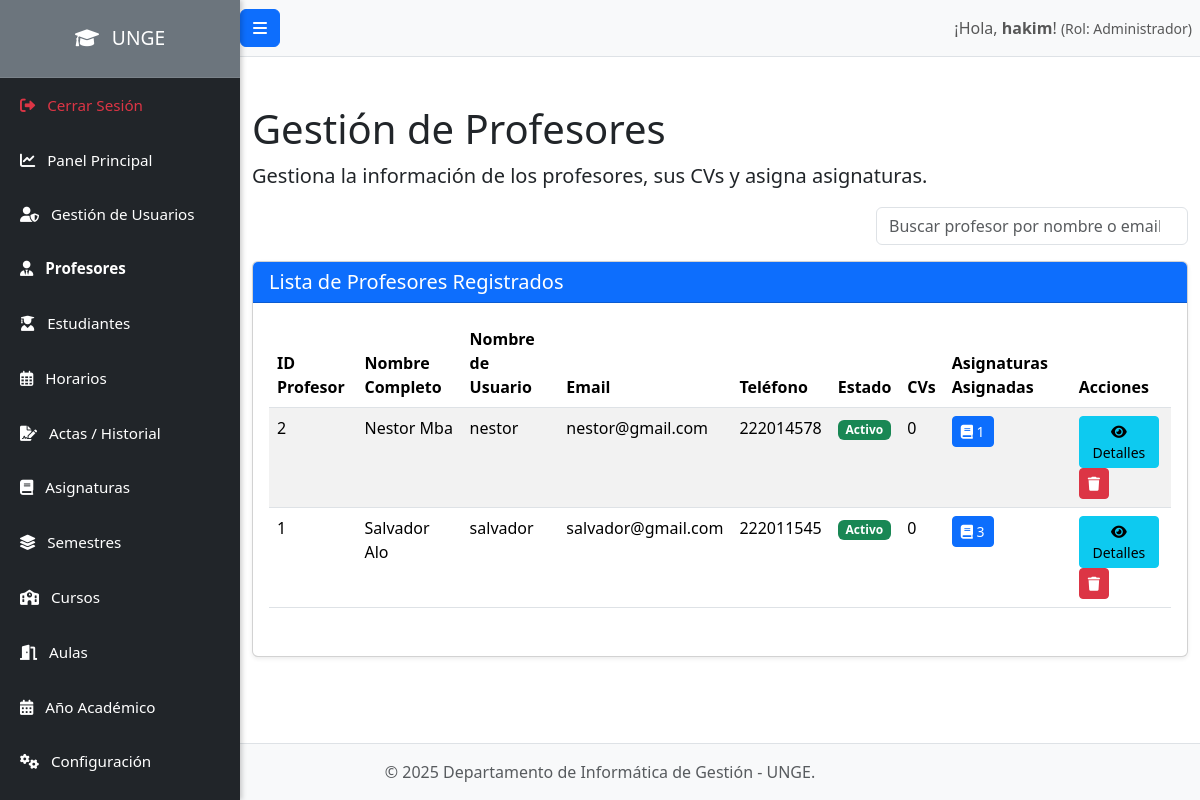
/admin/profesores.php (signed in), run on an earlier commit of the app's database.
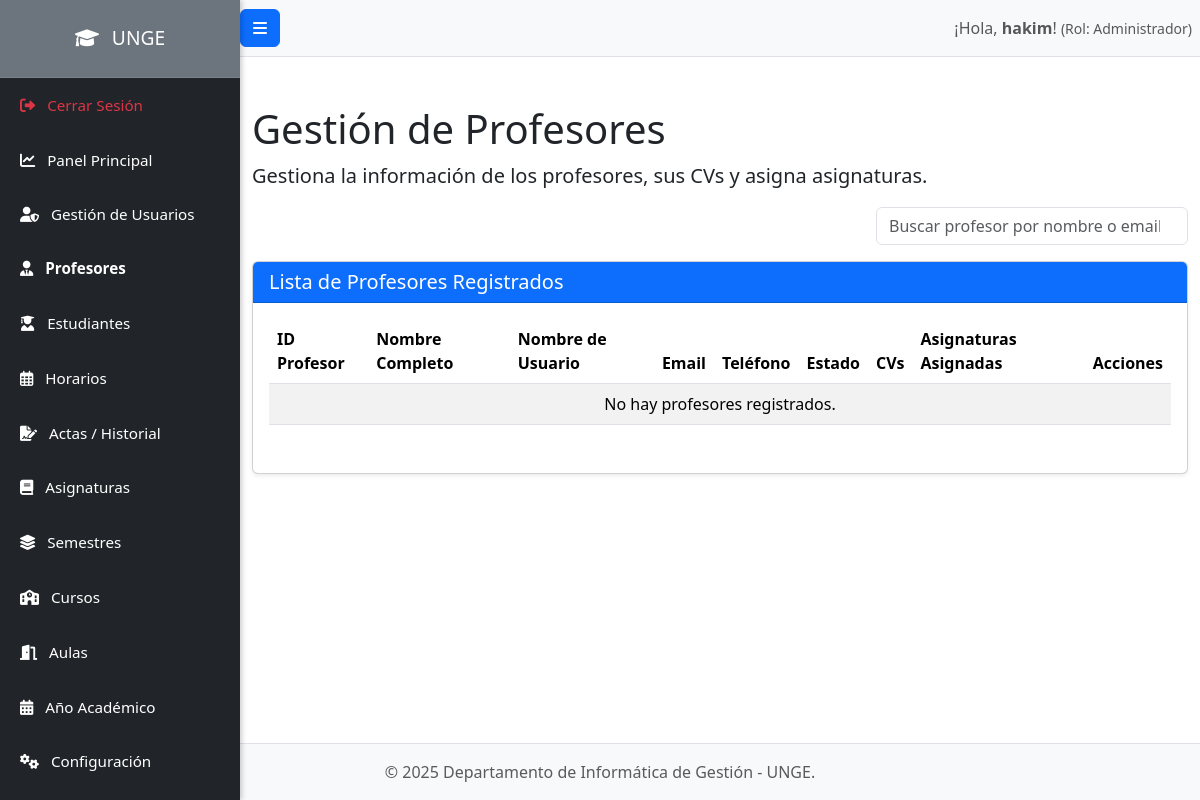
And on a later commit of the database.
### tables this page shows
CREATE TABLE `profesores` (
  `id` int(11) NOT NULL,
  `id_usuario` int(11) NOT NULL,
  `especialidad` varchar(255) DEFAULT NULL,
  `grado_academico` varchar(100) DEFAULT NULL
);

CREATE TABLE `usuarios` (
  `id` int(11) NOT NULL,
  `nombre_usuario` varchar(100) NOT NULL,
  `password_hash` varchar(255) NOT NULL,
  `id_rol` int(11) NOT NULL,
  `nombre_completo` varchar(255) NOT NULL,
  `email` varchar(255) DEFAULT NULL,
  `telefono` varchar(50) DEFAULT NULL,
  `nip` varchar(50) DEFAULT NULL,
  `estado` enum('Activo','Inactivo','Bloqueado') NOT NULL DEFAULT 'Activo',
  `fecha_registro` datetime DEFAULT current_timestamp()
);

### admin/profesores.php (the view, shortened to what this page needs)
<?php
require_once '../config/database.php';
include_once '../includes/header.php';
try {
    $stmt_profesores = $pdo->query("
        SELECT
            u.id AS user_id,        -- ID de la tabla usuarios
            u.nombre_usuario,
            u.nombre_completo,
            u.email,
            u.telefono,
            u.estado,
            p.id AS profesor_id,    -- ID de la tabla profesores (¡Importante para las acciones de eliminar/detalles!)
            p.especialidad,
            p.grado_academico,
            (SELECT COUNT(*) FROM cvs_profesores WHERE id_profesor = p.id) AS total_cvs, -- Conteo de CVs usando p.id
            (SELECT COUNT(*) FROM profesores_asignaturas_asignadas WHERE id_profesor = p.id) AS total_asignaturas_asignadas
        FROM usuarios u
        JOIN roles r ON u.id_rol = r.id
        JOIN profesores p ON u.id = p.id_usuario
        WHERE r.nombre_rol = 'Profesor'
        ORDER BY u.nombre_completo ASC
    ");
    $profesores = $stmt_profesores->fetchAll(PDO::FETCH_ASSOC);
} catch (PDOException $e) {
    set_flash_message('danger', 'Error al cargar la lista de profesores: ' . $e->getMessage());
    $profesores = [];
    error_log("Error al cargar lista de profesores: " . $e->getMessage());
}
?>
<h1 class="mt-4">Gestión de Profesores</h1>
<p class="lead">Gestiona la información de los profesores, sus CVs y asigna asignaturas.</p>
<div class="d-flex justify-content-end mb-3 align-items-center">
    <div class="col-md-4">
        <input type="search" class="form-control" id="searchInput" placeholder="Buscar profesor por nombre o email...">
    </div>
</div>
<div class="card shadow-sm mb-4">
    <div class="card-header bg-primary text-white">
        <h5 class="mb-0">Lista de Profesores Registrados</h5>
    </div>
    <div class="card-body">
        <div class="table-responsive">
            <table class="table table-hover table-striped" id="professorsTable">
                <thead>
                    <tr>
                        <th>ID Profesor</th>
                        <th>Nombre Completo</th>
                        <th>Nombre de Usuario</th>
                        <th>Email</th>
                        <th>Teléfono</th>
                        <th>Estado</th>
                        <th>CVs</th>
                        <th>Asignaturas Asignadas</th> <th>Acciones</th>
                    </tr>
                </thead>
                <tbody>
                    <?php if (count($profesores) > 0): ?>
                        <?php foreach ($profesores as $profesor): ?>
                            <tr data-profesor_id="<?php echo htmlspecialchars($profesor['profesor_id']); ?>">
                                <td><?php echo htmlspecialchars($profesor['profesor_id']); ?></td>
                                <td><?php echo htmlspecialchars($profesor['nombre_completo']); ?></td>
                                <td><?php echo htmlspecialchars($profesor['nombre_usuario']); ?></td>
                                <td><?php echo htmlspecialchars($profesor['email'] ?? 'N/A'); ?></td>
                                <td><?php echo htmlspecialchars($profesor['telefono'] ?? 'N/A'); ?></td>
                                <td>
                                    <span class="badge <?php
                                        echo ($profesor['estado'] == 'Activo' ? 'bg-success' :
                                            ($profesor['estado'] == 'Inactivo' ? 'bg-warning text-dark' : 'bg-danger')); ?>">
                                        <?php echo htmlspecialchars($profesor['estado']); ?>
                                    </span>
                                </td>
                                <td><?php echo htmlspecialchars($profesor['total_cvs']); ?></td>
                                <td>
                                    <button type="button" class="btn btn-primary btn-sm view-assigned-subjects-btn"
                                            title="Ver Asignaturas Asignadas" data-bs-toggle="modal"
                                            data-bs-target="#professorDetailsModal"
                                            data-profesor_id="<?php echo htmlspecialchars($profesor['profesor_id']); ?>"
                                            data-nombre_completo="<?php echo htmlspecialchars($profesor['nombre_completo']); ?>">
                                        <i class="fas fa-book"></i> <?php echo htmlspecialchars($profesor['total_asignaturas_asignadas']); ?>
                                    </button>
                                </td>
                                <td>
                                    <button type="button" class="btn btn-info btn-sm view-details-btn me-1"
                                            title="Ver Detalles y Gestionar" data-bs-toggle="modal"
                                            data-bs-target="#professorDetailsModal"
                                            data-profesor_id="<?php echo htmlspecialchars($profesor['profesor_id']); ?>"
                                            data-nombre_completo="<?php echo htmlspecialchars($profesor['nombre_completo']); ?>">
                                        <i class="fas fa-eye"></i> Detalles
                                    </button>
                                    <a href="professors.php?action=delete&id=<?php echo htmlspecialchars($profesor['profesor_id']); ?>"
                                        class="btn btn-danger btn-sm delete-btn" title="Eliminar Profesor"
                                        onclick="return confirm('¿Estás seguro de que quieres eliminar a este profesor y todos sus datos asociados (CVs, sugerencias, asignaturas asignadas)? Esta acción es irreversible y solo se permitirá si no tiene horarios asignados.');">
                                        <i class="fas fa-trash"></i>
                                    </a>
                                </td>
                            </tr>
                        <?php endforeach; ?>
                    <?php else: ?>
                        <tr>
                            <td colspan="9" class="text-center">No hay profesores registrados.</td>
                        </tr>
                    <?php endif; ?>
                </tbody>
            </table>
        </div>
    </div>
</div>
<?php include_once '../includes/footer.php'; ?>
<div class="toast-container position-fixed bottom-0 end-0 p-3" style="z-index: 1100;"></div>

### includes/header.php (shortened to what this page needs)
<!DOCTYPE html>
<html lang="es">
<head>
    <link rel="stylesheet" href="https://cdnjs.cloudflare.com/ajax/libs/font-awesome/6.0.0-beta3/css/all.min.css">
    <link href="../public/css/style.css" rel="stylesheet">
<link href="https://cdn.jsdelivr.net/npm/bootstrap@5.3.3/dist/css/bootstrap.min.css" rel="stylesheet">
<link href="https://cdn.jsdelivr.net/npm/bootstrap-icons@1.11.3/font/bootstrap-icons.css" rel="stylesheet">
</head>
<body>
    <div class="d-flex" id="wrapper">
        <div class="bg-dark border-right" id="sidebar-wrapper">
            <div class="sidebar-heading text-white bg-secondary py-4">
                <i class="fas fa-graduation-cap me-2"></i> UNGE
            </div>
            <div class="list-group list-group-flush">
                <?php
                $current_page = basename($_SERVER['PHP_SELF']);
                $current_folder = basename(dirname($_SERVER['PHP_SELF']));
                ?>
<a href="#" class="list-group-item list-group-item-action bg-dark text-danger" data-bs-toggle="modal" data-bs-target="#logoutConfirmModal">
    <i class="fas fa-sign-out-alt me-2"></i> Cerrar Sesión
</a>
                <?php if (isset($_SESSION['user_role'])): ?>
                    <?php if ($_SESSION['user_role'] === 'Administrador'): ?>
                        <a href="../admin/index.php" class="list-group-item list-group-item-action bg-dark text-white <?= ($current_page == 'index.php' && $current_folder == 'admin') ? 'active' : ''; ?>">
    <i class="fas fa-chart-line me-2"></i> Panel Principal
</a>
<a href="../admin/usuarios.php" class="list-group-item list-group-item-action bg-dark text-white <?= ($current_page == 'usuarios.php') ? 'active' : ''; ?>">
    <i class="fas fa-user-shield me-2"></i> Gestión de Usuarios
</a>
<a href="../admin/profesores.php" class="list-group-item list-group-item-action bg-dark text-white <?= ($current_page == 'profesores.php') ? 'active' : ''; ?>">
    <i class="fas fa-user-tie me-2"></i> Profesores
</a>
<a href="../admin/estudiantes.php" class="list-group-item list-group-item-action bg-dark text-white <?= ($current_page == 'estudiantes.php') ? 'active' : ''; ?>">
    <i class="fas fa-user-graduate me-2"></i> Estudiantes
</a>
<a href="../admin/horarios.php" class="list-group-item list-group-item-action bg-dark text-white <?= ($current_page == 'horarios.php') ? 'active' : ''; ?>">
    <i class="far fa-calendar-alt me-2"></i> Horarios
</a>
<a href="../admin/actas.php" class="list-group-item list-group-item-action bg-dark text-white <?= ($current_page == 'actas.php') ? 'active' : ''; ?>">
    <i class="fas fa-file-signature me-2"></i> Actas / Historial
</a>
<a href="../admin/asignaturas.php" class="list-group-item list-group-item-action bg-dark text-white <?= ($current_page == 'asignaturas.php') ? 'active' : ''; ?>">
    <i class="fas fa-book me-2"></i> Asignaturas
</a>
<a href="../admin/semestres.php" class="list-group-item list-group-item-action bg-dark text-white <?= ($current_page == 'semestres.php') ? 'active' : ''; ?>">
    <i class="fas fa-layer-group me-2"></i> Semestres
</a>
<a href="../admin/cursos.php" class="list-group-item list-group-item-action bg-dark text-white <?= ($current_page == 'cursos.php') ? 'active' : ''; ?>">
    <i class="fas fa-school me-2"></i> Cursos
</a>
<a href="../admin/aulas.php" class="list-group-item list-group-item-action bg-dark text-white <?= ($current_page == 'aulas.php') ? 'active' : ''; ?>">
    <i class="fas fa-door-open me-2"></i> Aulas
</a>
<a href="../admin/anios_academicos.php" class="list-group-item list-group-item-action bg-dark text-white <?= ($current_page == 'anios_academicos.php') ? 'active' : ''; ?>">
    <i class="fas fa-calendar-alt me-2"></i> Año Académico
</a>
<a href="../admin/configuracion.php" class="list-group-item list-group-item-action bg-dark text-white <?= ($current_page == 'configuracion.php') ? 'active' : ''; ?>">
    <i class="fas fa-cogs me-2"></i> Configuración
</a>
                    <?php endif; ?>
                <?php endif; ?>
            </div>
        </div>
        <div id="page-content-wrapper">
            <nav class="navbar navbar-expand-lg navbar-light bg-light border-bottom">
                <button class="btn btn-primary" id="menu-toggle"><i class="fas fa-bars"></i></button>
                <div class="collapse navbar-collapse" id="navbarSupportedContent">
                    <ul class="navbar-nav ms-auto mt-2 mt-lg-0">
                        <li class="nav-item active">
                            <span class="nav-link">
                                ¡Hola, <strong><?php echo htmlspecialchars($_SESSION['username'] ?? 'Invitado'); ?></strong>!
                                <small>(Rol: <?php echo htmlspecialchars($_SESSION['user_role'] ?? 'N/A'); ?>)</small>
                            </span>
                        </li>
                    </ul>
                </div>
            </nav>
            <div class="container-fluid py-4">

### includes/footer.php (shortened to what this page needs)
</div>
</div>
</div>
<footer class="footer mt-auto py-3 bg-light border-top">
    <div class="container text-center">
        <span class="text-muted">© <?php echo date('Y'); ?> Departamento de Informática de Gestión - UNGE.</span>
    </div>
</footer>
</body>
</html>

### public/css/style.css (style rules this page uses)
body { overflow-x: hidden; }
#wrapper { display: flex; }
#sidebar-wrapper { min-height: 100vh; margin-left: -15rem; transition: margin .25s ease-out; width: 15rem; position: fixed; z-index: 1000; top: 0; left: 0; box-shadow: 2px 0 5px rgba(0,0,0,0.2); }
#sidebar-wrapper .sidebar-heading { padding: 0.875rem 1.25rem; font-size: 1.2rem; color: #fff; text-align: center; border-bottom: 1px solid rgba(255, 255, 255, 0.1); }
#sidebar-wrapper .list-group { width: 15rem; }
#sidebar-wrapper .list-group-item { border: none; padding: 1rem 1.25rem; font-size: 0.95rem; color: #f8f9fa; }
#sidebar-wrapper .list-group-item.active { background-color: #007bff; color: #fff; font-weight: bold; border-radius: 0; }
#sidebar-wrapper .list-group-item.active i { color: #fff; }
#page-content-wrapper { min-width: 100vw; margin-left: 0; padding-left: 15rem; transition: margin .25s ease-out, padding-left .25s ease-out; }
@media (min-width: 768px) { #sidebar-wrapper { margin-left: 0; } }
@media (min-width: 768px) { #page-content-wrapper { min-width: 0; width: 100%; padding-left: 15rem; } }
body { display: flex; flex-direction: column; min-height: 100vh; }
.footer { position: relative; bottom: 0; width: 100%; }
#page-content-wrapper { flex-grow: 1; }
.card { border-radius: 0.5rem; border: none; }
.btn-primary { background-color: #007bff; border-color: #007bff; }
a { color: #007bff; }

What changed in the data, as far as the page shows it:
removed profesores: id "2", id_usuario.nombre_completo "Nestor Mba", id_usuario.nombre_usuario "nestor", id_usuario.email "nestor@gmail.com", id_usuario.telefono "222014578", id_usuario.estado "Activo", total_cvs "0", total_asignaturas_asignadas "1"
removed profesores: id "1", id_usuario.nombre_completo "Salvador Alo", id_usuario.nombre_usuario "salvador", id_usuario.email "salvador@gmail.com", id_usuario.telefono "222011545", id_usuario.estado "Activo", total_cvs "0", total_asignaturas_asignadas "3"
Also different on the page:
text now shown: "No hay profesores registrados."
